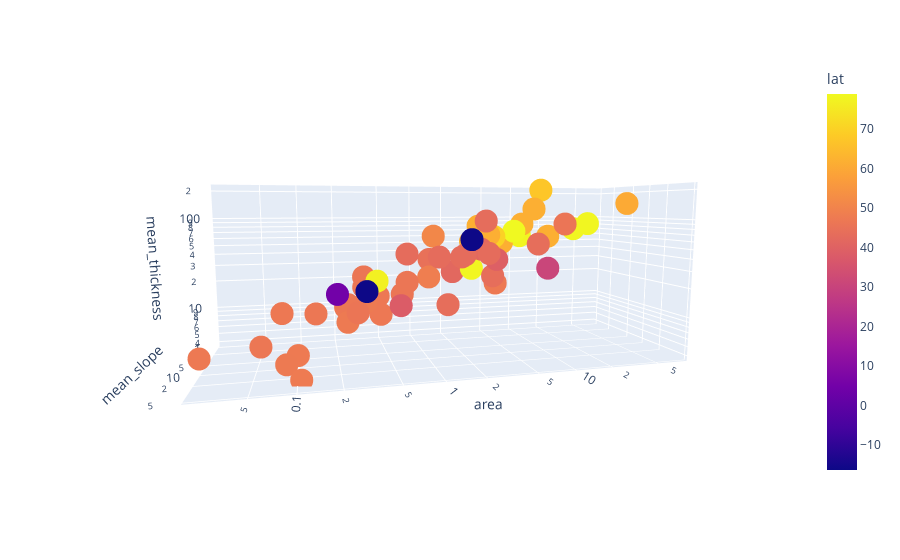

Notebook cell for this chart:
### Markdown cell above
### b) 3D Scatter plot using Plotly (1 point)

Use the plotly ``scatter_3d`` plot. Make sure to change the pandas series for log scales.

### Code cell
# solution
import plotly.express as px
fig = px.scatter_3d(data, x='mean_slope', y='area', z='mean_thickness', color='lat', log_x=True, log_y=True, log_z=True)
fig.show()

### Figure 1 — Plotly figure (JSON) as saved in the notebook; plotly's stock layout.template omitted (floating-point values rounded to 4 significant figures)
{"data": [{"hovertemplate": "mean_slope=%{x}<br>area=%{y}<br>mean_thickness=%{z}<br>lat=%{marker.color}<extra></extra>", "legendgroup": "", "marker": {"color": [48.75, 58.38, 50.06, 50.05, 50.08, 50.05, 41.79, 41.83, 42.45, 41.83, 42.14, 43.05, 38.77, 39.61, 62.59, 45.24, 45.24, 44.93, 44.88, 44.88, 44.92, 44.86, 44.84, 44.97, 44.89, 44.97, 44.96, 44.95, 45.0, 45, 44.58, 44.59, 44.7, 44.72, 44.7, 44.69, 44.68, 44.67, 44.74, 44.78, 44.78, 44.58, 44.58, 44.58, 44.61, 44.57, 44.58, 44.57, 44.59, 45.08, 45.1, 30.86, 48.62, 46.96, 47.41, 47.4, 47.42, 47.57, 47.55, 45.99, -16.3, 4.805, -16.27, 47.25, 46.42, 46.6, 46.41, 46.55, 46.17, 46.92, 46.6, 46.91, 46.33, 46.6, 46.08, 46.32, 46.05, 61.57, 61.56, 61.54, 61.66, 70.13, 67.28, 60.55, 43.36, 78.19, 78.11, 43.11, 51.18, 47.07, 43.83, 43.11, 43.11, 43.12, 41.83, 67.09, 38.21, 43.73, 43.78, 41.78, 39.24, 61.75, 61.75, 61.75, 61.73, 78.25, 43.04, 77.97, 77.03, 78.87], "coloraxis": "coloraxis", "symbol": "circle"}, "mode": "markers", "name": "", "scene": "scene", "showlegend": false, "type": "scatter3d", "x": [0, 0, 0, 0, 0, 0, 0, 0, 0, 0, 0, 0, 0, 0, 0, 0, 0, 0, 0, 0, 0, 0, 0, 0, 0, 0, 0, 0, 0, 0, 0, 0, 0, 0, 1, 0, 0, 0, 0, 0, 0, 0, 0, 0, 0, 0, 0, 0, 0, 0, 0, 12, 10, 22, 18, 22, 26, 33, 22, 13, 21, 26, 21, 48, 22, 27, 15, 17, 15, 20, 27, 17, 15, 22, 16, 10, 30, 14, 13, 7, 12, 13, 5, 6, 13, 3, 3, 20, 16, 17, 20, 20, 18, 23, 16, 12, 24, 20, 25, 10, 21, 9, 10, 9, 9, 13, 20, 6, 19, 14], "y": [2.9, 11.7, 5.15, 2.84, 5.95, 0.75, 1.18, 3.61, 5.757, 11.32, 4.19, 2.72, 824, 22.5, 3.2, 3.2, 3.4, 1, 2, 2.8, 1.2, 2.2, 1.6, 5.3, 2.3, 2, 1.5, 1.1, 1.5, 1.7, 2.6, 1, 1, 1, 1.5, 2.1, 1.1, 1.7, 2.8, 3.8, 2.9, 0.8, 4.2, 2.5, 2.1, 1.4, 1.9, 0.9, 1.5, 2.82, 1, 9.7, 1, 0.08068, 0.307, 0.084, 0.223, 0.106, 0.101, 13.08, 0.3097, 0.191, 1.884, 0.0264, 0.2257, 0.1357, 0.3015, 0.3665, 0.5825, 0.3906, 0.05848, 0.3794, 0.3017, 0.2176, 0.6297, 3.228, 0.2605, 5.36, 2.9, 8.6, 2.1, 3.2, 11.1, 71.3, 2.76, 39.96, 28.59, 1.59, 1, 3.078, 2.8, 1.69, 1.09, 0.6, 2.39, 2.85, 0.5368, 1.247, 6.078, 1.554, 2.966, 10.6, 4, 2.6, 3.28, 2.1, 2.61, 6.737, 0.37, 4.6], "z": [58, 66, 56, 86, 90, 55, 34, 53, 53, 61, 53, 104, 175, 110, 76, 49, 49, 52, 43, 52, 47, 45, 49, 54, 67, 37, 39, 32, 58, 51, 50, 47, 47, 29, 31, 54, 49, 25, 48, 47, 45, 40, 49, 42, 27, 59, 36, 48, 33, 62, 61, 30, 26, 15, 17, 5, 12, 4, 6, 89, 22, 22, 65, 8, 17, 15, 23, 26, 19, 13, 8, 19, 29, 16, 25, 69, 15, 90, 70, 128, 60, 67, 208, 148, 97, 85, 74, 44, 70, 23, 28, 46, 44, 49, 51, 50, 16, 15, 58, 29, 41, 65, 57, 85, 68, 32, 47, 65, 27, 76]}], "layout": {"autosize": true, "coloraxis": {"colorbar": {"title": {"text": "lat"}}, "colorscale": [[0, "#0d0887"], [0.1111, "#46039f"], [0.2222, "#7201a8"], [0.3333, "#9c179e"], [0.4444, "#bd3786"], [0.5556, "#d8576b"], [0.6667, "#ed7953"], [0.7778, "#fb9f3a"], [0.8889, "#fdca26"], [1, "#f0f921"]]}, "legend": {"tracegroupgap": 0}, "margin": {"t": 60}, "scene": {"aspectmode": "auto", "aspectratio": {"x": 0.7156, "y": 1.913, "z": 0.7304}, "camera": {"center": {"x": 0, "y": 0, "z": 0}, "eye": {"x": 2.083, "y": -0.5288, "z": 0.2658}, "projection": {"type": "perspective"}, "up": {"x": 0, "y": 0, "z": 1}}, "domain": {"x": [0, 1], "y": [0, 1]}, "xaxis": {"title": {"text": "mean_slope"}, "type": "log"}, "yaxis": {"title": {"text": "area"}, "type": "log"}, "zaxis": {"title": {"text": "mean_thickness"}, "type": "log"}}}}
